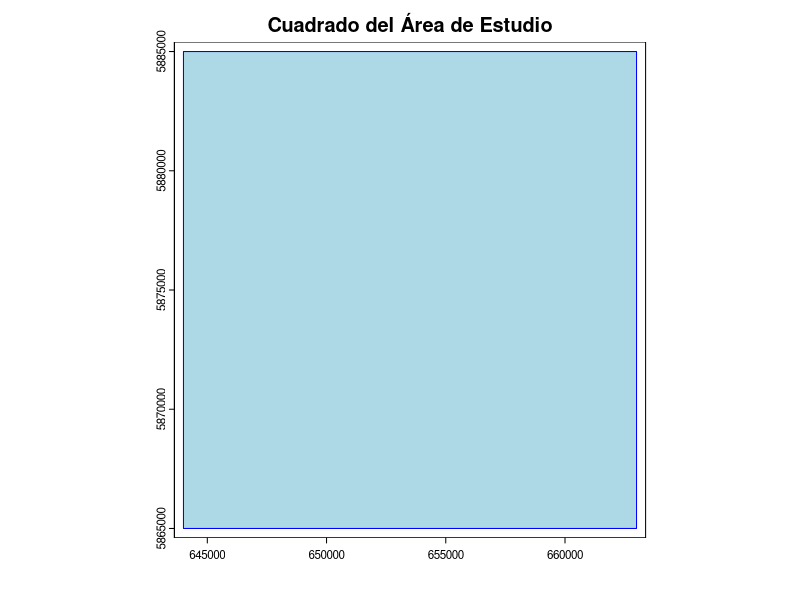

The R source for this figure: (Note: this script raises an error after producing the figure.)
# model development (urban and development areas for ABM)

# Preparing the environment

cat("\014")       #clean console   
rm(list = ls())   #clean environment
graphics.off()    #clean plots

# libraries -----

#library(sf)
library(tidyverse)
library(terra)


# ..................................................................................................

# 1. Definir las coordenadas del área de estudio ----

study_area <- c(644000, 663000, 5865000, 5885000)

# Crear una función para generar y plotear el cuadrado

  area <- function(coords) {
  # Extraer las coordenadas
  x_min <- coords[1]
  x_max <- coords[2]
  y_min <- coords[3]
  y_max <- coords[4]
  
  # Crear las coordenadas del cuadrado
  square_coords <- matrix(c(x_min, y_min,
                            x_max, y_min,
                            x_max, y_max,
                            x_min, y_max,
                            x_min, y_min), 
                          ncol = 2, byrow = TRUE)
# Convertir a SpatVector
square <- vect(square_coords, type = "polygons")
return(square)

}

area <- area(study_area)
  
# Plotear el cuadrado
plot(area, main = "Cuadrado del Área de Estudio", col = "lightblue", border = "blue")


# 2. area urbana -----

setwd("C:/JorgeR/SocioHidrologiaUdeC/RespositorioInformacion/3_SH_Geoinfo/uso_de_suelo_2/")
cob <- vect("08_regi_n_de__biobio_actualizaci_n_2015.shp")
cob <- crop(cob, area) # cut by extend area 
plot(cob)

urban  <- subset(cob, cob$ID_USO == "01") # filter by urban use

ramad <- subset(urban,urban$ID==99652|urban$ID==105428)
plot(ramad)

caram <- subset(urban,urban$ID == 177372 | urban$ID == 1196420) 
plot(caram)

arau <- subset(urban, urban$ID == 176043 | urban$ID == 176810 | urban$ID == 176039 | urban$ID == 176040| urban$ID == 176033|urban$ID == 99653)
plot(arau)
 
urban3 <- union(ramad, caram) %>% union(.,arau)
plot(urban3)

# 3. area crecimiento ----

development <- cob %>% terra::subset(cob$ID_USO %in% c("01", "02", "03", "05")) #1 (areas urbanas e industriales); 2 (Terrenos agricolas); 3(Praderas y matorrales); 5(humedales) 
plot(development, col = 'lightgray')
plot(urban1,col="blue",add=T)

# guardando shapefiles
output_dir <- "C:/JorgeR/SocioHidrologiaUdeC/RespositorioInformacion/1_GeoinfoGenEdit/model_development3"

# Guardar 'area' como shapefile
writeVector(area, file.path(output_dir, "area3.shp"), overwrite = TRUE)

# Guardar 'urban' como shapefile
writeVector(urban3, file.path(output_dir, "urban3.shp"), overwrite = TRUE)

# Guardar 'development_area' como shapefile
writeVector(development, file.path(output_dir, "development3.shp"), overwrite = TRUE)
